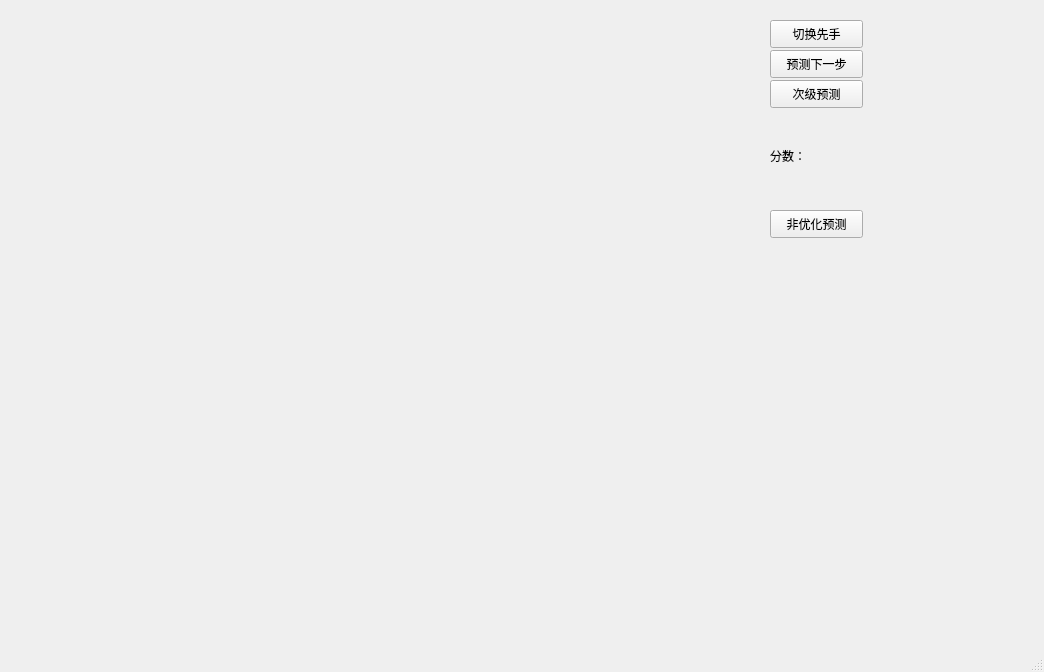
<?xml version="1.0" encoding="UTF-8"?>
<ui version="4.0">
 <class>MainWindow</class>
 <widget class="QMainWindow" name="MainWindow">
  <property name="geometry">
   <rect>
    <x>0</x>
    <y>0</y>
    <width>1044</width>
    <height>672</height>
   </rect>
  </property>
  <property name="windowTitle">
   <string>MainWindow</string>
  </property>
  <widget class="QWidget" name="centralwidget">
   <widget class="QPushButton" name="pushButton">
    <property name="geometry">
     <rect>
      <x>770</x>
      <y>20</y>
      <width>93</width>
      <height>28</height>
     </rect>
    </property>
    <property name="text">
     <string>切换先手</string>
    </property>
   </widget>
   <widget class="QPushButton" name="pushButton_2">
    <property name="geometry">
     <rect>
      <x>770</x>
      <y>50</y>
      <width>93</width>
      <height>28</height>
     </rect>
    </property>
    <property name="text">
     <string>预测下一步</string>
    </property>
   </widget>
   <widget class="QLabel" name="label">
    <property name="geometry">
     <rect>
      <x>770</x>
      <y>120</y>
      <width>201</width>
      <height>71</height>
     </rect>
    </property>
    <property name="text">
     <string>分数：</string>
    </property>
   </widget>
   <widget class="QPushButton" name="pushButton_3">
    <property name="geometry">
     <rect>
      <x>770</x>
      <y>80</y>
      <width>93</width>
      <height>28</height>
     </rect>
    </property>
    <property name="text">
     <string>次级预测</string>
    </property>
   </widget>
   <widget class="QPushButton" name="pushButton_4">
    <property name="geometry">
     <rect>
      <x>770</x>
      <y>210</y>
      <width>93</width>
      <height>28</height>
     </rect>
    </property>
    <property name="text">
     <string>非优化预测</string>
    </property>
   </widget>
  </widget>
  <widget class="QMenuBar" name="menubar">
   <property name="geometry">
    <rect>
     <x>0</x>
     <y>0</y>
     <width>1044</width>
     <height>26</height>
    </rect>
   </property>
  </widget>
  <widget class="QStatusBar" name="statusbar"/>
 </widget>
 <resources/>
 <connections/>
</ui>
